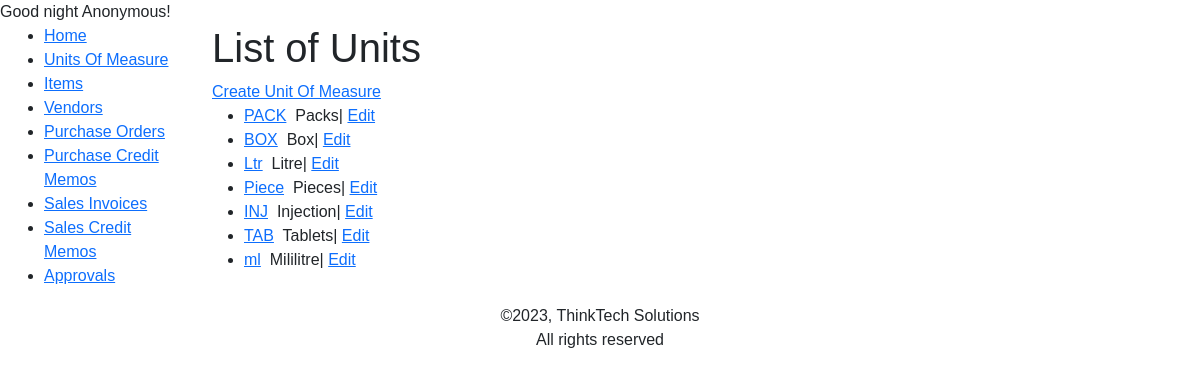
The page /inventory/units/ on the database its author committed.
### inventory/models.py (models this page shows, shortened)
class Unit(models.Model):
    code = models.CharField('Unit of measure code',max_length=10, primary_key=True)
    description = models.CharField(max_length=200, verbose_name='Unit of Measure')
    created_by = models.ForeignKey(User, on_delete=models.PROTECT, related_name='units', related_query_name='units')
    class Meta:
        verbose_name_plural ='Units Of Measure'

### inventory/views.py (the view)
# urls.py: path("units/", views.UnitListView.as_view(), name='units'),
class UnitListView(generic.ListView, LoginRequiredMixin):
    model = Unit
    paginate_by = 25

### inventory/templatetags/custom_filters.py (called while the page is built)
@register.filter
def greeting(value):
    current_time = datetime.now().time()
    current_hour = current_time.hour
    if 5 <= current_hour < 12:
        time_category = "morning"
    elif 12 <= current_hour < 17:
        time_category = "afternoon"
    elif 17 <= current_hour < 20:
        time_category = "evening"
    else:
        time_category = "night"
    return f"Good {time_category}"

### inventory/templates/inventory/unit_list.html (shortened to what this page needs)
{% extends "inventory/base.html" %}
{% block content %}
    <h1>List of Units</h1>
    <a href="{% url 'inventory:unit-add' %}">Create Unit Of Measure</a>
    <ul>
        {% for unit in unit_list %}
        <li><a href="{% url 'inventory:unit-detail' unit.pk %}">{{unit.code}}</a>&nbsp; {{unit.description}}&#124; <a href="{% url 'inventory:unit-update' unit.code %}">Edit</a></li>
        {% endfor %}
    </ul>
{% endblock %}

### inventory/static/inventory/styles.css (style rules this page uses)
body { font-family: Arial, Helvetica, sans-serif; }

### rows shown on the page
Unit: code "PACK", description "Packs"
Unit: code "BOX", description "Box"
Unit: code "Ltr", description "Litre"
Unit: code "Piece", description "Pieces"
Unit: code "INJ", description "Injection"
Unit: code "TAB", description "Tablets"
Unit: code "ml", description "Mililitre"

### other values the page prints
{{ "User"|greeting }} "Good night"
